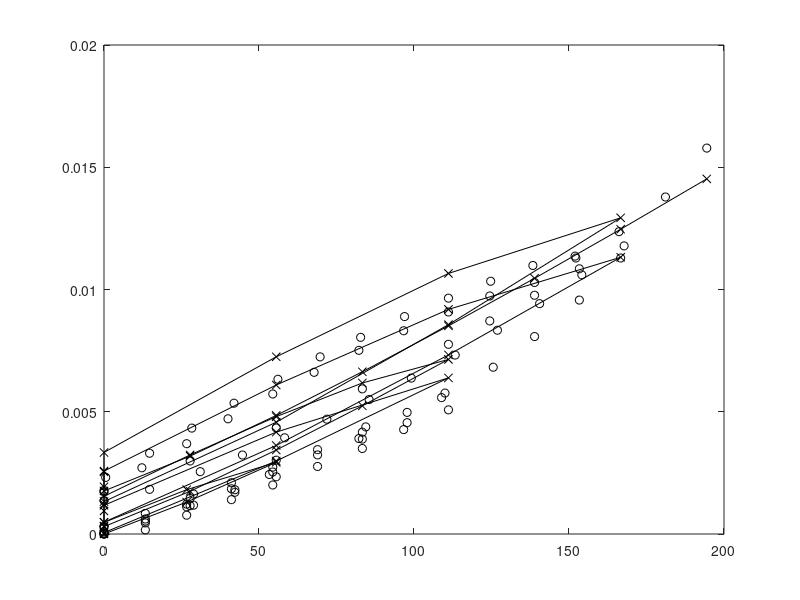

Recreate this plot in MATLAB.
data = [0	0.
12.0001	0.001306135399
25.0001	0.002931079885
38.0001	0.001813489699
50.0001	0.0004740017994
60.0001	0.0003251601545
359.0001	0.00005605732474
384.0001	0.002983948688
409.0001	0.006386130174
434.0001	0.004166631731
459.0001	0.001173329916
469.0001	0.0009424345039
675.0001	0.0003008028660
700.0001	0.001747734668
725.0001	0.003434193714
750.0001	0.005242539726
775.0001	0.007139460358
800.0001	0.006176565991
825.0001	0.004799625359
850.0001	0.003235120488
875.0001	0.001543130170
900.0001	0.001219121676
1243.0001	0.0004837619196
1293.0001	0.003620206865
1343.0001	0.007324903304
1393.0001	0.01131826906
1443.0001	0.009185609809
1493.0001	0.006093712539
1543.0001	0.002573411373
1593.0001	0.001930793178
1730.0001	0.001325236736
1832.0001	0.004571099662
1934.0001	0.008562077816
2036.0001	0.01293239057
2138.0001	0.01065665252
2240.0001	0.007247554587
2342.0001	0.003335345767
2444.0001	0.002541147276
2727.0001	0.001760453827
2752.0001	0.003185232016
2777.0001	0.004849394324
2802.0001	0.006635587023
2827.0001	0.008510686575
2852.0001	0.01045725320
2877.0001	0.01246424632
2901.999	0.01452385514];

dataexp = [0 6 13 19 25 31 38 44 50 359 371 383 396 408 421 434 446 460 675 687 699 712 724 737 750 762 775 787 800 813 826 838 850 863 878 1243 1255 1268 1280 1292 1305 1318 1331 1342 1356 1368 1381 1393 1406 1418 1431 1443 1456 1469 1482 1494 1507 1519 1532 1545 1730 1757 1787 1812 1837 1862 1887 1912 1938 1963 1988 2013 2037 2063 2088 2113 2138 2164 2190 2214 2239 2265 2290 2315 2341 2727 2752 2777 2802 2827 2839 2852 2865 2878 2890 2902
0 0.0006133 0.001178 0.00181 0.00234 0.001707 0.00111 0.0005305 0.00004095 0.000002857 0.001222857 0.002433857 0.003903857 0.005578857 0.004380857 0.003018857 0.001634857 0.000318057 0.000093257 0.000166587 0.000769457 0.001404257 0.002004257 0.002762257 0.003497257 0.004270257 0.005077257 0.004553257 0.003881257 0.003234257 0.002535257 0.001849257 0.001157257 0.000453257 0 0.000287537 0.000843737 0.001457537 0.002097537 0.002735537 0.003450537 0.004164537 0.004973537 0.005764537 0.006821537 0.008075537 0.009567537 0.011287537 0.011287537 0.010287537 0.009735537 0.009080537 0.008312537 0.007512537 0.006612537 0.005726537 0.004712537 0.003693537 0.002708537 0.001724537 0.001365627 0.001826527 0.002549627 0.003230627 0.003935627 0.004696627 0.005498627 0.006376627 0.007318627 0.008334627 0.009421627 0.010598627 0.012365627 0.011365627 0.010982627 0.010337627 0.009645627 0.008892627 0.008043627 0.007244627 0.006327627 0.005349627 0.004331627 0.003303627 0.002315327 0.001783717 0.002986717 0.004335717 0.005935717 0.007758717 0.008714717 0.009764717 0.010846717 0.011783717 0.013783717 0.015783717];
%                                                                                                                                                                                                                                                                                                                                                                                      -0.000214343

time = data(:, 1);
eps = data(:, 2);
timeexp = dataexp(1, :)';
epsexp = dataexp(2, :)';

sigexp=[0.
13.33440000
28.89120000
42.22560000
55.55560000
42.22560000
26.66880000
13.33440000
0
0
26.66664000
53.33328000
82.22214000
108.8887800
84.44436000
55.5555000
28.8888600
0.
0
13.33332000
26.66664000
41.11107000
54.44439000
68.88882000
83.33325000
96.66657000
111.1111000
97.77768000
83.33325000
68.88882000
54.4443900
41.1110700
27.7777500
13.3333200
0.
0
13.33336000
27.77783333
41.11119333
54.44455333
68.88902667
83.33350000
97.77797333
110.0002200
125.5558067
138.8891667
153.3336400
166.6666700
152.2225266
138.8891666
124.4446934
111.1113334
96.6668600
82.2223866
67.7779134
54.4445534
40.0000800
26.6667200
12.2222466
0.
0
14.70591176
31.04581373
44.66239869
58.27898366
71.89556863
85.51215359
99.12873856
113.2899869
126.9065719
140.5231569
154.1397418
166.1223366
151.9610883
138.3445032
124.7279183
111.1113334
96.9500849
82.7888366
69.7169151
56.1003300
41.9390817
28.3224968
14.7059117
0.5446634
0
27.77771429
55.55542857
83.33314286
111.1108571
124.4441600
138.8885714
153.3329829
167.7773943
181.1106971
194.4444400
];

sig = [0.
26.66902224
55.55977776
26.66857776
0.
0.
0.0002222220000
55.55572222
111.1107778
55.5552778
0.
0.
0.0001111110000
27.77786111
55.55561111
83.33336111
111.1108889
83.33313888
55.5553889
27.7776389
0.
0.
0.0001111113333
55.55577778
111.1114445
166.6668889
111.1112223
55.5555556
0.
0.
0.00005446633987
55.55572114
111.1113878
166.6669456
111.1112788
55.5556122
0.
0.
0.0001111108571
27.77782539
55.55553968
83.33325394
111.1109682
138.8886825
166.6663968
194.4428889];


plot(sig, eps, 'k-x', sigexp, epsexp, 'ko')
%sig
%eps
%sigexp
%epsexp


%subplot(2,1,1)
%plot(timeexp,sig,'k-')
%grid on
%set(gca,'FontSize',14)
%ylabel('\sigma, MPa')
%xlabel('t, s')
%set(gca,'FontSize',14)
%subplot(2,1,2)
%plot(timeexp, epsexp, 'ko', time, eps, 'k-')
%grid on
%set(gca,'FontSize',14)
%ylabel('\epsilon_x')
%xlabel('t, s')
%set(gca,'FontSize',14)